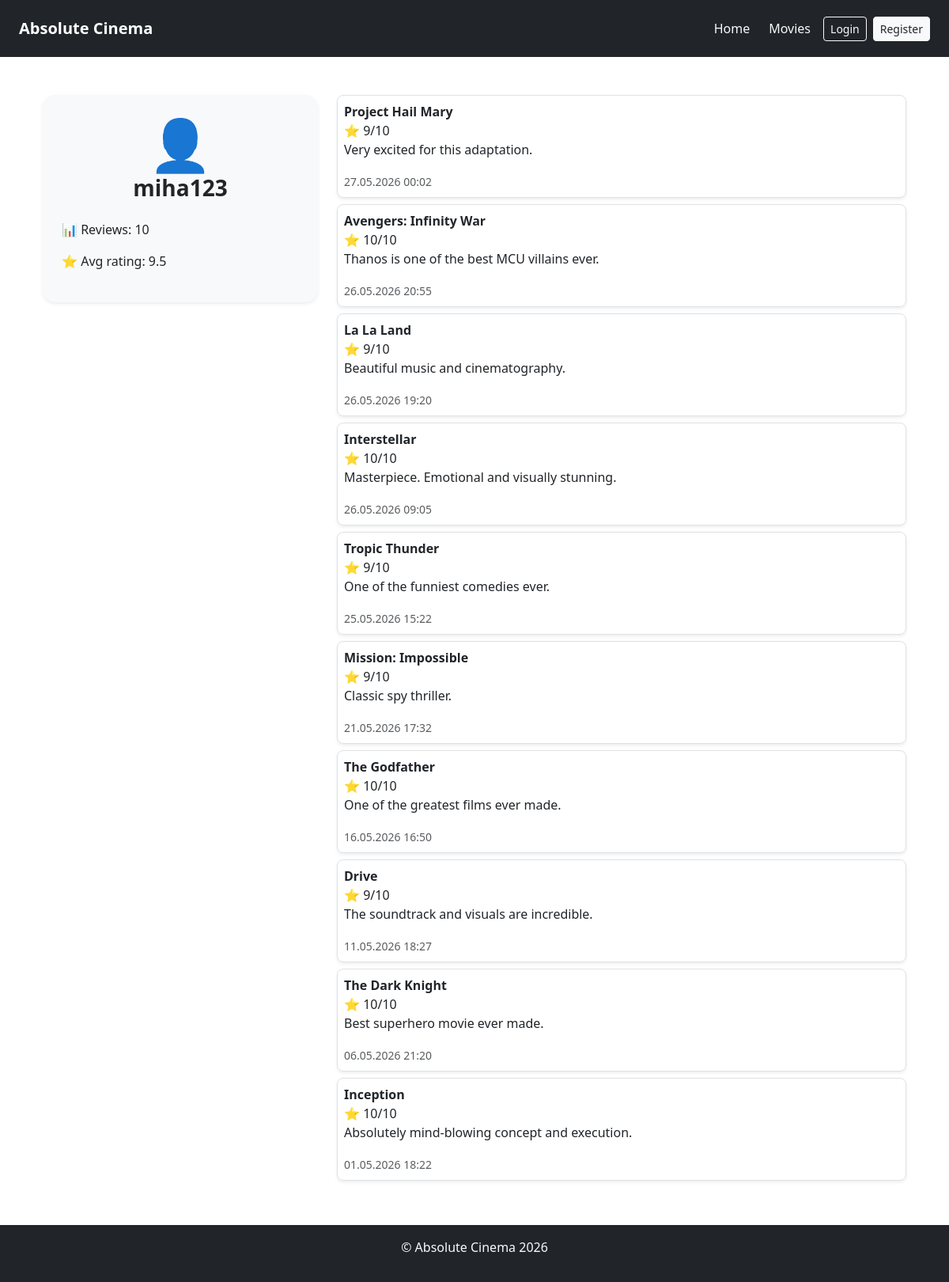
The app's page /code/index.php/user?id=2 with its own data.
### tables this page shows
CREATE TABLE users (
    id INT AUTO_INCREMENT PRIMARY KEY,
    username VARCHAR(50) NOT NULL UNIQUE,
    email VARCHAR(100) NOT NULL UNIQUE,
    password_hash VARCHAR(255) NOT NULL,
    role ENUM ('user', 'admin') NOT NULL DEFAULT 'user',
    created_at TIMESTAMP DEFAULT CURRENT_TIMESTAMP
);

CREATE TABLE reviews (
    id INT AUTO_INCREMENT PRIMARY KEY,
    user_id INT NOT NULL,
    movie_id INT NOT NULL,
    rating INT NOT NULL CHECK (rating BETWEEN 1 AND 10),
    review_text TEXT,
    created_at TIMESTAMP DEFAULT CURRENT_TIMESTAMP,
    CONSTRAINT fk_reviews_user FOREIGN KEY (user_id) REFERENCES users (id) ON DELETE CASCADE,
    CONSTRAINT fk_reviews_movie FOREIGN KEY (movie_id) REFERENCES movies (id) ON DELETE CASCADE,
    UNIQUE (user_id, movie_id)
);

CREATE TABLE movies (
    id INT AUTO_INCREMENT PRIMARY KEY,
    title VARCHAR(100) NOT NULL,
    description TEXT,
    genre VARCHAR(50),
    release_year YEAR,
    image_url VARCHAR(255),
    created_at TIMESTAMP DEFAULT CURRENT_TIMESTAMP
);

### code/ViewHelper.php (called while the page is built, shortened)
<?php
class ViewHelper {
    public static function render($file, $variables = array()) {
        extract($variables);
        include("view/layout/header.php");
        include($file);
        include("view/layout/footer.php");
    }
}
?>

### code/controller/AuthController.php (called while the page is built, shortened)
<?php
require_once ("model/UserModel.php");
require_once("model/ReviewModel.php");
require_once ("ViewHelper.php");
class AuthController {
    public static function getDetails($userId) {
        $reviews = ReviewModel::getByUser($userId);
        $stats = ReviewModel::getStatsByuser($userId);
        $user = UserModel::get($userId);
        ViewHelper::render("view/user-details.php", ["reviews" => $reviews, "stats" => $stats, "user" => $user]);
    }
}

### code/model/UserModel.php (called while the page is built, shortened)
<?php
class UserModel {
    public static function get($id) {
        $db = DBinit::getInstance();
        $statement = $db->prepare("SELECT id, username, email, password_hash, role FROM users WHERE id = :id");
        $statement->bindParam(":id", $id, PDO::PARAM_INT);
        $statement->execute();
        $user = $statement->fetch();
        if ($user != null) {
            return $user;
        } else {
            ViewHelper::error404("User not found.");
        }
    }
}

### code/model/ReviewModel.php (called while the page is built, shortened)
<?php
class ReviewModel {
    public static function getByUser($userId) {
        $db = DBinit::getInstance();
        $statement = $db->prepare("SELECT
                                        reviews.id,
                                        reviews.rating,
                                        reviews.review_text,
                                        reviews.created_at,
                                        users.username,
                                        movies.title,
                                        reviews.movie_id
                                    FROM reviews
                                    JOIN users
                                        ON reviews.user_id = users.id JOIN movies ON movies.id = reviews.movie_id
                                    WHERE reviews.user_id = :user_id
                                    ORDER BY reviews.created_at DESC
                                ");
        $statement->bindParam(":user_id", $userId, PDO::PARAM_INT);
        $statement->execute();
        return $statement->fetchAll();
    }
    public static function getStatsByuser($userId) {
        $db = DBinit::getInstance();
        $statement = $db->prepare("SELECT
                                    COUNT(*) AS review_count,
                                    COALESCE(AVG(rating), 0) AS avg_rating
                                    FROM reviews
                                    WHERE user_id = :user_id
                                ");
        $statement->bindParam(":user_id", $userId, PDO::PARAM_INT);
        $statement->execute();
        return $statement->fetch();
    }
}

### code/view/user-details.php (the view)
<div class="container mt-4">
    <div class="row">
        <div class="col-md-4">
            <div class="card shadow-sm border-0 rounded-4 p-4 bg-light mb-4">
                <div class="text-center mb-3">
                    <div class="display-3">
                        👤
                    </div>
                    <h3 class="fw-bold">
                        <?= htmlspecialchars($user["username"]) ?>
                    </h3>
                </div>
                <p>📊 Reviews: <?= $stats["review_count"] ?></p>
                <p>⭐ Avg rating: <?= round($stats["avg_rating"], 1) ?></p>
            </div>
        </div>
        <div class="col-md-8">
            <?php if (empty($reviews)) { ?>
                <p>There are no reviews from this user yet.</p>
            <?php } else { ?>
                <?php foreach ($reviews as $rev): ?>
                    <a href="<?= BASE_URL . "movie?id=" . $rev["movie_id"] ?>" class="text-decoration-none text-dark">
                        <div class="border p-2 mb-2 shadow-sm rounded-3">
                            <strong><?= htmlspecialchars($rev["title"]) ?></strong><br>
                            ⭐ <?= $rev["rating"] ?>/10
                            <p><?= htmlspecialchars($rev["review_text"]) ?></p>
                            <small class="text-muted"><?= date("d.m.Y H:i", strtotime($rev["created_at"])) ?></small>
                        </div>
                    </a>
                <?php endforeach; ?>
            <?php } ?>
        </div>
    </div>
</div>

### code/view/style/style.css (style rules this page uses)
body { min-height: 100vh; display: flex; flex-direction: column; }

### records on screen
users: username "miha123"
reviews: movie.title "Project Hail Mary", rating "9", review_text "Very excited for this adaptation.", created_at "27.05.2026 00:02"
reviews: movie.title "Avengers: Infinity War", rating "10", review_text "Thanos is one of the best MCU villains ever.", created_at "26.05.2026 20:55"
reviews: movie.title "La La Land", rating "9", review_text "Beautiful music and cinematography.", created_at "26.05.2026 19:20"
reviews: movie.title "Interstellar", rating "10", review_text "Masterpiece. Emotional and visually stunning.", created_at "26.05.2026 09:05"
reviews: movie.title "Tropic Thunder", rating "9", review_text "One of the funniest comedies ever.", created_at "25.05.2026 15:22"
reviews: movie.title "Mission: Impossible", rating "9", review_text "Classic spy thriller.", created_at "21.05.2026 17:32"
reviews: movie.title "The Godfather", rating "10", review_text "One of the greatest films ever made.", created_at "16.05.2026 16:50"
reviews: movie.title "Drive", rating "9", review_text "The soundtrack and visuals are incredible.", created_at "11.05.2026 18:27"
reviews: movie.title "The Dark Knight", rating "10", review_text "Best superhero movie ever made.", created_at "06.05.2026 21:20"
reviews: movie.title "Inception", rating "10", review_text "Absolutely mind-blowing concept and execution.", created_at "01.05.2026 18:22"

### other values on screen
$title "Absolute Cinema"
$stats["review_count"] "10"
$stats["avg_rating"] "9.5"
